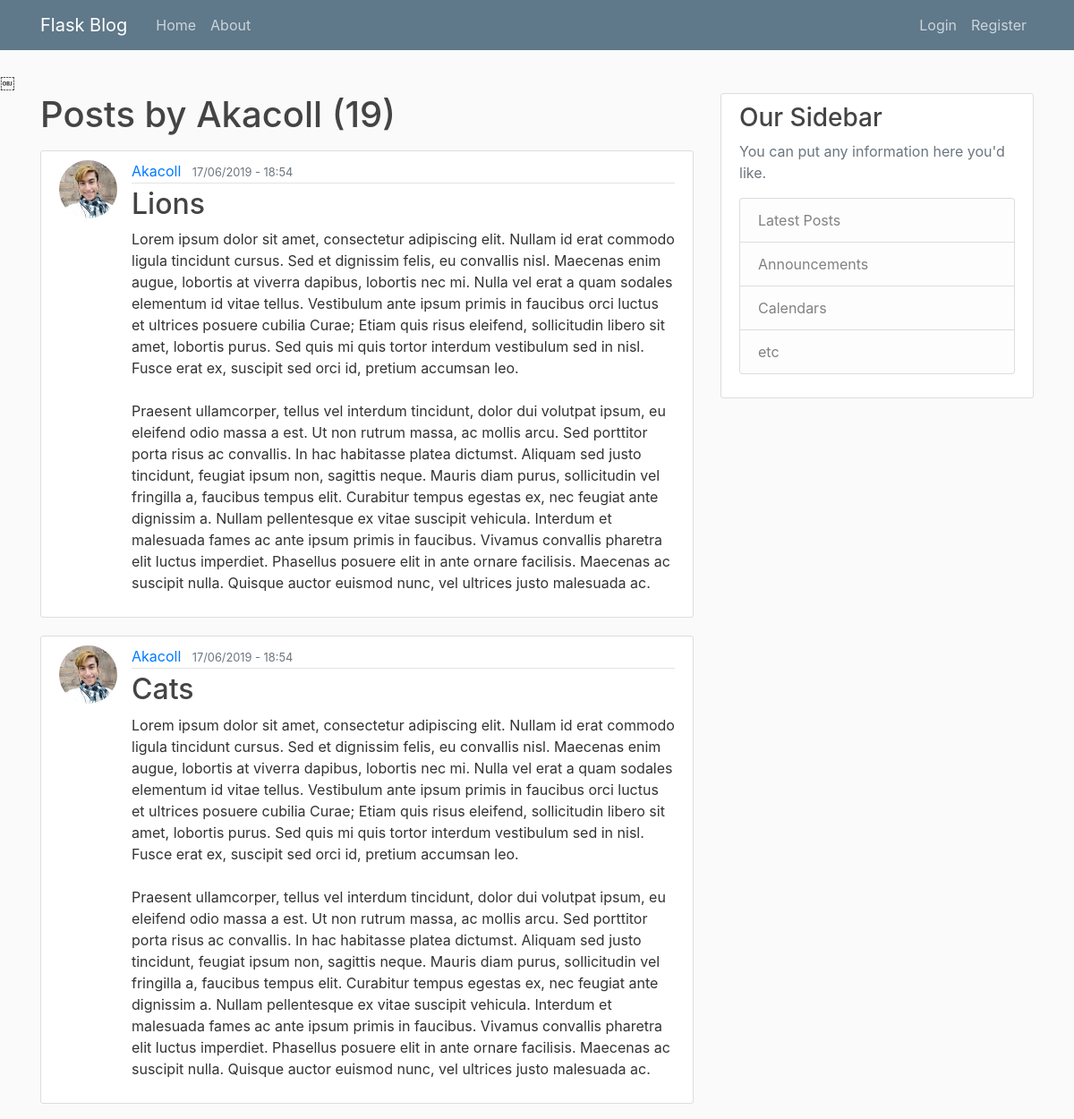
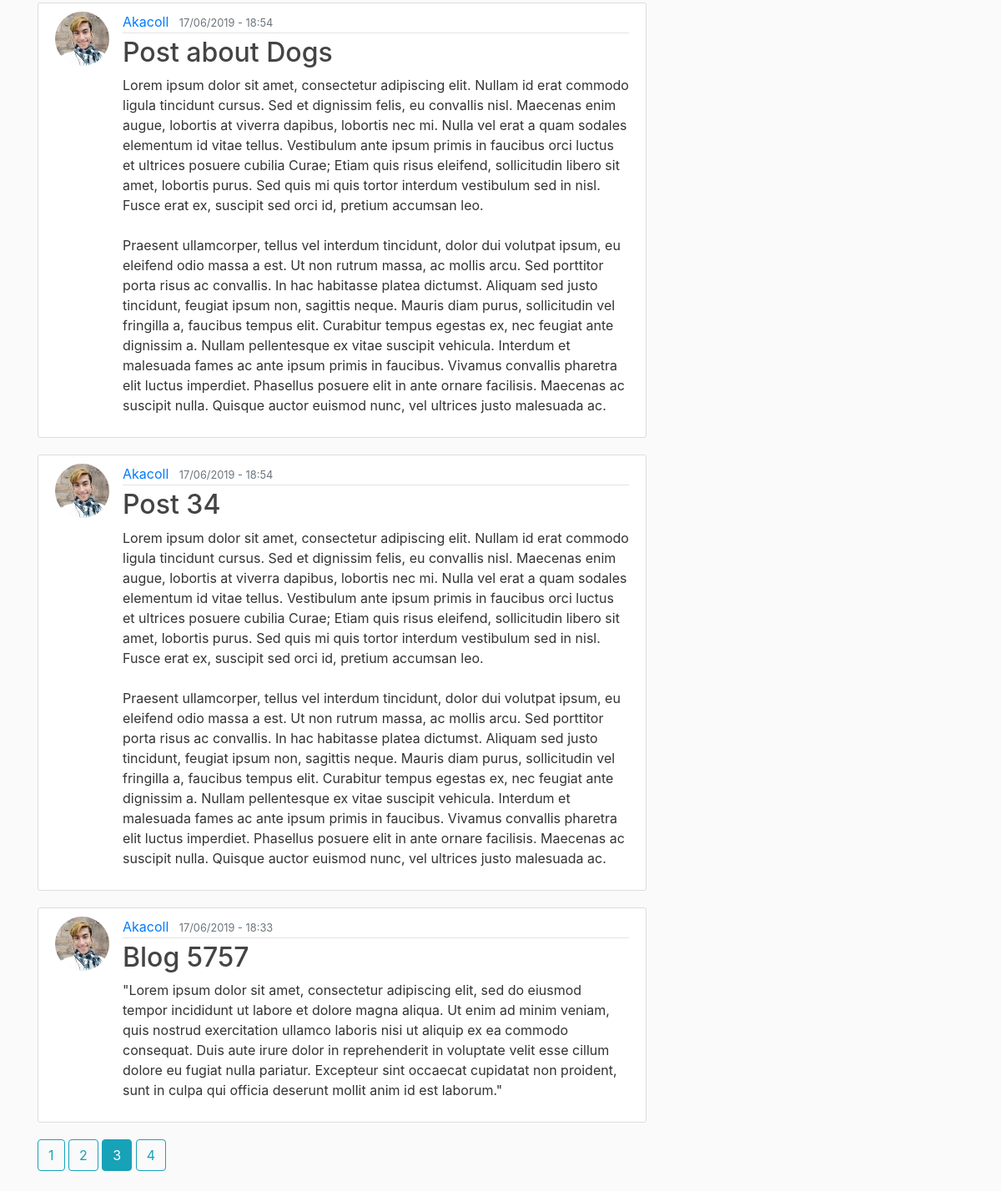
The page /user/Akacoll?page=3 on the database its author committed (2 pictures, top to bottom).
### flaskblog/models.py (models this page shows, shortened)
class User(db.Model, UserMixin):
    id = db.Column(db.Integer, primary_key=True)
    username = db.Column(db.String(20), unique=True, nullable=False)
    email = db.Column(db.String(120), unique=True, nullable=False)
    image_file = db.Column(db.String(20), nullable=False, default='default.jpg')
    password = db.Column(db.String(60), nullable=False)
    posts = db.relationship('Post', backref='author', lazy=True)

class Post(db.Model):
    id = db.Column(db.Integer, primary_key=True)
    title = db.Column(db.String(100), nullable=False)
    date_posted = db.Column(db.DateTime, nullable=False, default=datetime.utcnow)
    content = db.Column(db.Text, nullable=False)
    user_id = db.Column(db.Integer, db.ForeignKey('user.id'), nullable=False)

### flaskblog/users/routes.py (the view)
@users.route("/user/<string:username>")
def user_posts(username):
    page = request.args.get('page', 1, type=int)
    user = User.query.filter_by(username=username).first_or_404()
    posts = Post.query.filter_by(author=user)\
        .order_by(Post.date_posted.desc())\
        .paginate(page=page, per_page=5)
    return render_template('user_posts.html', posts=posts, user=user)

### flaskblog/templates/user_posts.html
{% extends "layout.html" %}
{% block content %}
    <h1 class="mb-3">Posts by {{ user.username }} ({{ posts.total }})</h1>
    {% for post in posts.items %}
        <article class="media content-section">
            <img class="rounded-circle article-img" src="{{ url_for('static', filename='profile_pics/' + post.author.image_file) }}">
            <div class="media-body">
                <div class="article-metadata">
                    <a class="mr-2" href="{{ url_for('users.user_posts', username=post.author.username) }}">{{ post.author.username }}</a>
                    <small class="text-muted">{{ post.date_posted.strftime('%d/%m/%Y - %H:%M') }}</small>
                </div>
                <h2><a class="article-title" href="{{ url_for('posts.post', post_id=post.id) }}">{{ post.title }}</a></h2>
                <p class="article-content">{{ post.content }}</p>
            </div>
        </article>
    {% endfor %}
    {% for page_num in posts.iter_pages(left_edge=1, right_edge=1, left_current=1, right_current=2) %}
    {% if page_num %}
        {% if posts.page == page_num %}
            <a class="btn btn-info mb-4" href="{{ url_for('users.user_posts', username=user.username, page=page_num) }}">{{ page_num }}</a>
        {% else %}
            <a class="btn btn-outline-info mb-4" href="{{ url_for('users.user_posts', username=user.username, page=page_num) }}">{{ page_num }}</a>
        {% endif %}
    {% else %}
        ...
    {% endif %}
    {% endfor %}
{% endblock content %}

### flaskblog/static/main.css (style rules this page uses)
body { background: #fafafa; color: #333333; margin-top: 5rem; }
h1, h2, h3, h4, h5, h6 { color: #444444; }
.content-section { background: #ffffff; padding: 10px 20px; border: 1px solid #dddddd; border-radius: 3px; margin-bottom: 20px; }
.article-title { color: #444444; }
.article-content { white-space: pre-line; }
.article-img { height: 65px; width: 65px; margin-right: 16px; }
.article-metadata { padding-bottom: 1px; margin-bottom: 4px; border-bottom: 1px solid #e3e3e3 }

### rows shown on the page
User: username "Akacoll"
Post: image_file (picture), author.username "Akacoll", date_posted "17/06/2019 - 18:54", title "Lions", content "Lorem ipsum dolor sit amet, consectetur adipiscing elit. Nullam id erat commodo ligula tincidunt cursus. Sed et dignissim felis, eu convallis nisl. Maecenas enim augue, lobortis at viverra dapibus, lobortis nec mi. Nulla vel erat a quam sodales elementum id vitae tellus. Vestibulum ante ipsum primis in faucibus orci luctus et ultrices posuere cubilia Curae; Etiam quis risus eleifend, sollicitudin libero sit amet, lobortis purus. Sed quis mi quis tortor interdum vestibulum sed in nisl. Fusce erat ex, suscipit sed orci id, pretium accumsan leo. Praesent ullamcorper, tellus vel interdum tincidunt, dolor dui volutpat ipsum, eu eleifend odio massa a est. Ut non rutrum massa, ac mollis arcu. Sed…"
Post: image_file (picture), author.username "Akacoll", date_posted "17/06/2019 - 18:54", title "Cats", content "Lorem ipsum dolor sit amet, consectetur adipiscing elit. Nullam id erat commodo ligula tincidunt cursus. Sed et dignissim felis, eu convallis nisl. Maecenas enim augue, lobortis at viverra dapibus, lobortis nec mi. Nulla vel erat a quam sodales elementum id vitae tellus. Vestibulum ante ipsum primis in faucibus orci luctus et ultrices posuere cubilia Curae; Etiam quis risus eleifend, sollicitudin libero sit amet, lobortis purus. Sed quis mi quis tortor interdum vestibulum sed in nisl. Fusce erat ex, suscipit sed orci id, pretium accumsan leo. Praesent ullamcorper, tellus vel interdum tincidunt, dolor dui volutpat ipsum, eu eleifend odio massa a est. Ut non rutrum massa, ac mollis arcu. Sed…"
Post: image_file (picture), author.username "Akacoll", date_posted "17/06/2019 - 18:54", title "Post about Dogs", content "Lorem ipsum dolor sit amet, consectetur adipiscing elit. Nullam id erat commodo ligula tincidunt cursus. Sed et dignissim felis, eu convallis nisl. Maecenas enim augue, lobortis at viverra dapibus, lobortis nec mi. Nulla vel erat a quam sodales elementum id vitae tellus. Vestibulum ante ipsum primis in faucibus orci luctus et ultrices posuere cubilia Curae; Etiam quis risus eleifend, sollicitudin libero sit amet, lobortis purus. Sed quis mi quis tortor interdum vestibulum sed in nisl. Fusce erat ex, suscipit sed orci id, pretium accumsan leo. Praesent ullamcorper, tellus vel interdum tincidunt, dolor dui volutpat ipsum, eu eleifend odio massa a est. Ut non rutrum massa, ac mollis arcu. Sed…"
Post: image_file (picture), author.username "Akacoll", date_posted "17/06/2019 - 18:54", title "Post 34", content "Lorem ipsum dolor sit amet, consectetur adipiscing elit. Nullam id erat commodo ligula tincidunt cursus. Sed et dignissim felis, eu convallis nisl. Maecenas enim augue, lobortis at viverra dapibus, lobortis nec mi. Nulla vel erat a quam sodales elementum id vitae tellus. Vestibulum ante ipsum primis in faucibus orci luctus et ultrices posuere cubilia Curae; Etiam quis risus eleifend, sollicitudin libero sit amet, lobortis purus. Sed quis mi quis tortor interdum vestibulum sed in nisl. Fusce erat ex, suscipit sed orci id, pretium accumsan leo. Praesent ullamcorper, tellus vel interdum tincidunt, dolor dui volutpat ipsum, eu eleifend odio massa a est. Ut non rutrum massa, ac mollis arcu. Sed…"
Post: image_file (picture), author.username "Akacoll", date_posted "17/06/2019 - 18:33", title "Blog 5757", content "\"Lorem ipsum dolor sit amet, consectetur adipiscing elit, sed do eiusmod tempor incididunt ut labore et dolore magna aliqua. Ut enim ad minim veniam, quis nostrud exercitation ullamco laboris nisi ut aliquip ex ea commodo consequat. Duis aute irure dolor in reprehenderit in voluptate velit esse cillum dolore eu fugiat nulla pariatur. Excepteur sint occaecat cupidatat non proident, sunt in culpa qui officia deserunt mollit anim id est laborum.\""

### other values the page prints
{{ posts.total }} "19"
{{ page_num }} "1" "2" "4"
{{ page_num }} "3"
